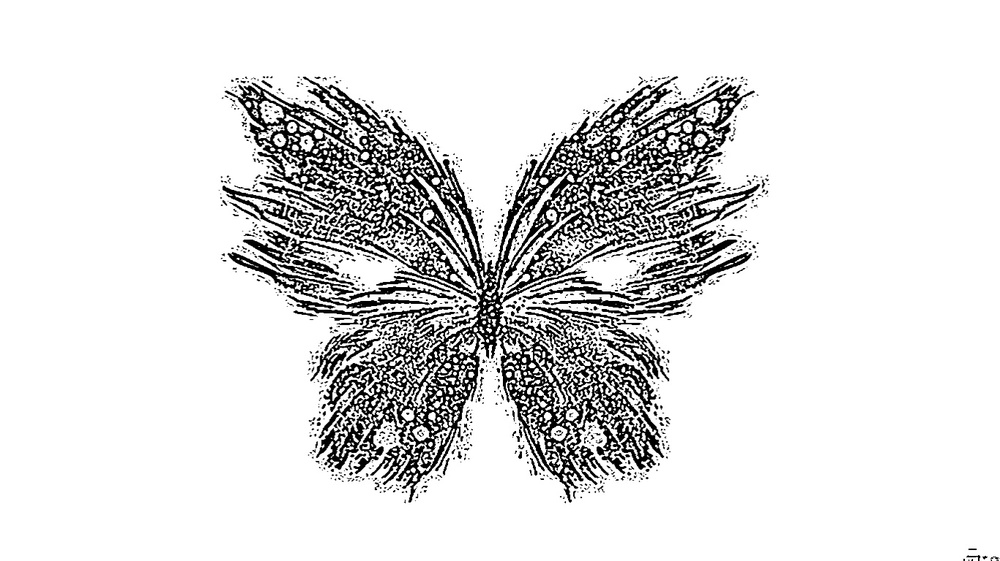
#> input picture a.jpg, 1000 x 561 px, shrunk from 1368 x 768 before the run
$ python cv19.py
#> lines starting #> are read from the running program, lines starting #| are printed output that depends on the picture; after the words box and inside, x2 and y2 are one past the last pixel; in counts of white or black regions, pixels touching at a corner belong together
import cv2
import numpy as np

image1 = cv2.imread('a.jpg')
#> image1 is the input picture: shape (561, 1000, 3); min 0, max 255, mean 223.6

img = cv2.cvtColor(image1, cv2.COLOR_BGR2GRAY)

ret, thresh1 = cv2.threshold(img, 120, 255, cv2.THRESH_BINARY)
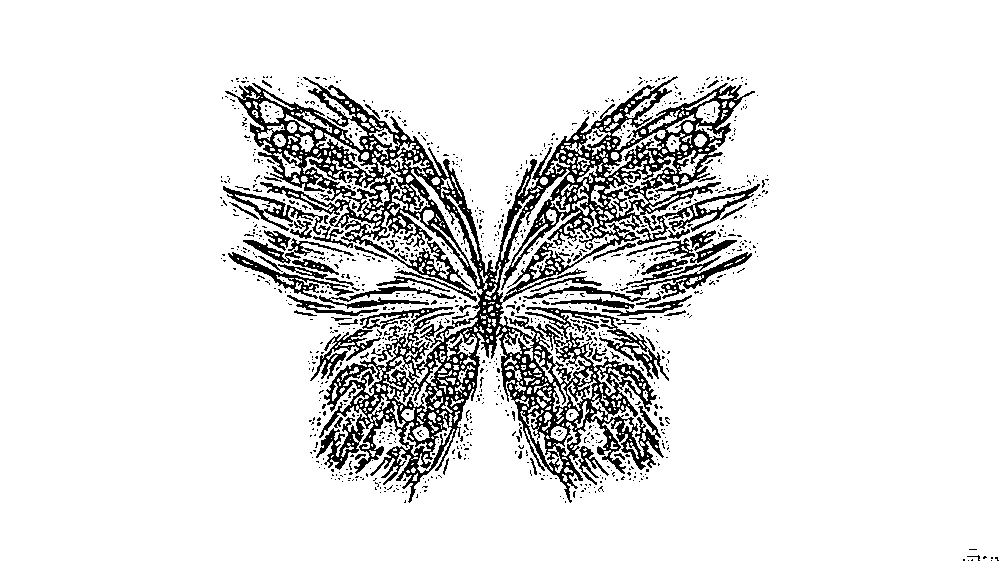
#> thresh1: shape (561, 1000); 88% white; 1073 black regions (988 under 20 px), largest, box (x1, y1, x2, y2) and area: (225, 76, 755, 503) 47829, (525, 307, 669, 381) 1481, (636, 184, 760, 245) 1148
ret, thresh2 = cv2.threshold(img, 120, 255, cv2.THRESH_BINARY_INV)
ret, thresh3 = cv2.threshold(img, 120, 255, cv2.THRESH_TRUNC)
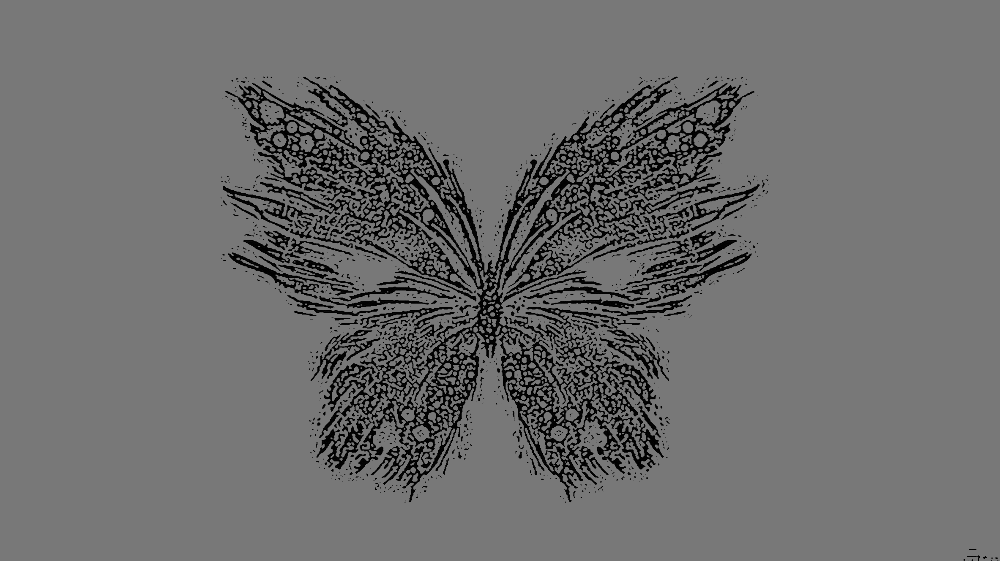
#> thresh3: shape (561, 1000); min 0, max 120, mean 108.7
ret, thresh4 = cv2.threshold(img, 120, 255, cv2.THRESH_TOZERO)
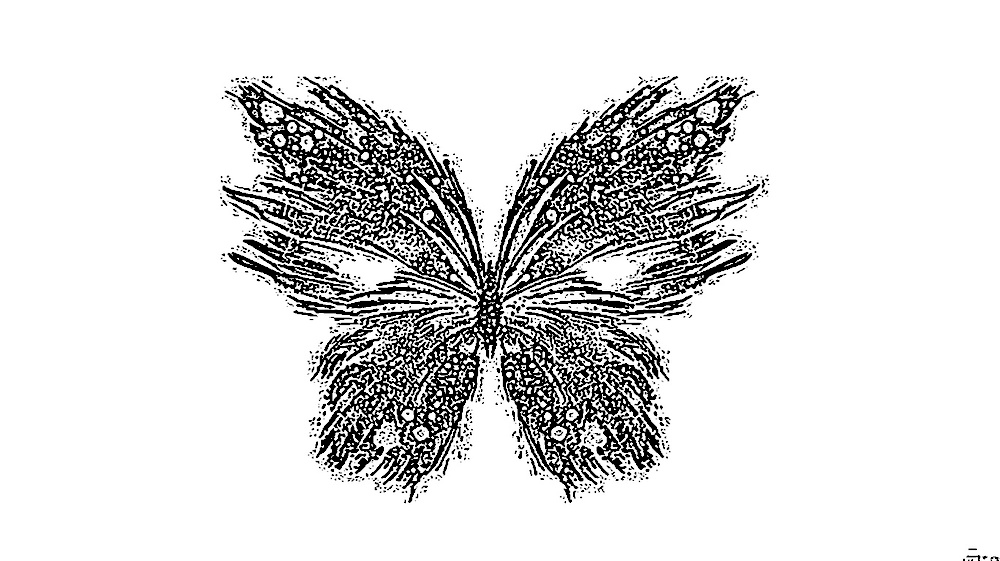
#> thresh4: shape (561, 1000); min 0, max 255, mean 220.5
ret, thresh5 = cv2.threshold(img, 120, 255, cv2.THRESH_TOZERO_INV)
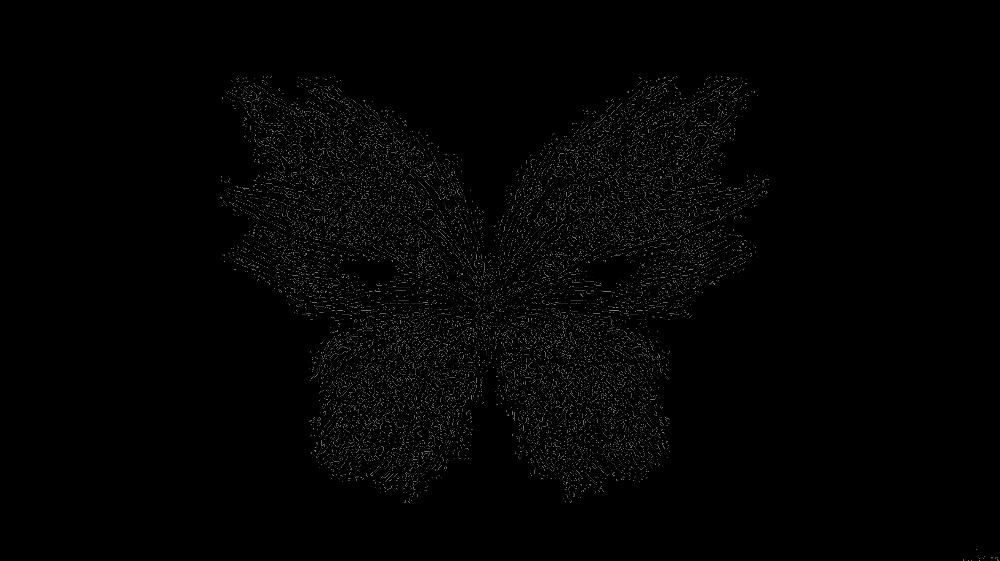
#> thresh5: shape (561, 1000); min 0, max 120, mean 3.1

cv2.imshow('Binary Threshold', thresh1)
cv2.imshow('Binary Threshold Inverted', thresh2)
cv2.imshow('Truncated Threshold', thresh3)
cv2.imshow('Set to 0', thresh4)
cv2.imshow('Set to 0 Inverted', thresh5)

if cv2.waitKey(0) & 0xff == 27:
#> (key Esc is pressed here)
	cv2.destroyAllWindows()
